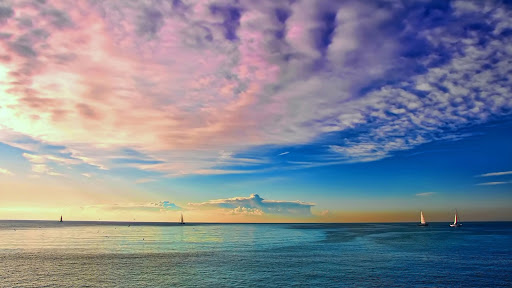
#> input picture 0728/test1.jpg, 512 x 288 px
$ python canny3.py   (older library calls are emulated)
#> lines starting #> are read from the running program, lines starting #| are printed output that depends on the picture
import cv2
import numpy as np
from matplotlib import pyplot as plt
def nothing(x):
    pass

img = cv2.imread('test1.jpg')
#> img is the input picture: shape (288, 512, 3); mean B, G, R 149.8, 135.5, 130.2
img1 = cv2.imread('test1.jpg',0)
#> img1: shape (288, 512); min 0, max 249, mean 135.5
cv2.namedWindow('image')
cv2.createTrackbar('min','image',0,255,nothing)
cv2.createTrackbar('max','image',0,255,nothing)
cv2.imshow('image',img)
blur = cv2.GaussianBlur(img,(9,9),0)
gray = cv2.cvtColor(blur,cv2.COLOR_BGR2GRAY)
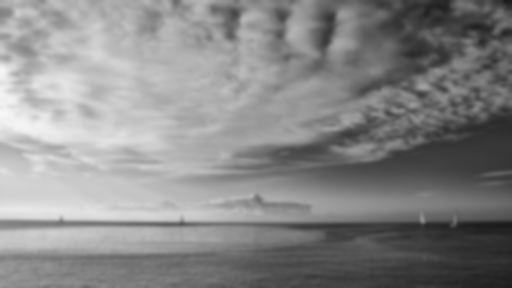
#> gray: shape (288, 512); min 27, max 246, mean 135.5
scharrx = cv2.Sobel(gray,cv2.CV_64F,1,0)
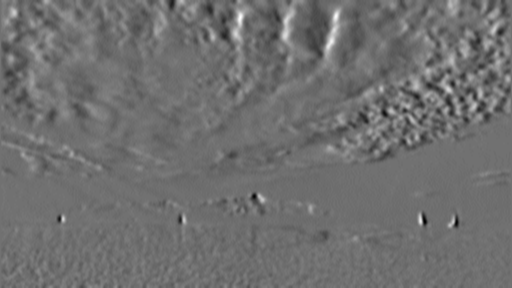
#> scharrx: shape (288, 512) float64; min -113, max 141, mean -2; drawn with min black and max white
scharry = cv2.Sobel(gray,cv2.CV_64F,0,1)
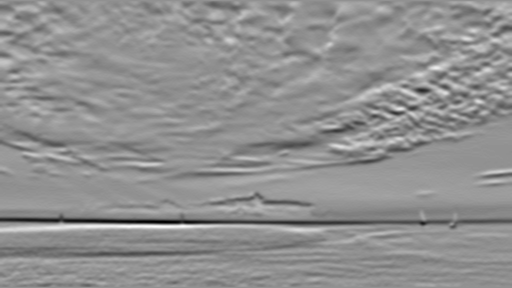
#> scharry: shape (288, 512) float64; min -220, max 166, mean -1.1; drawn with min black and max white
scharrx = cv2.convertScaleAbs(scharrx)
scharry = cv2.convertScaleAbs(scharry)
scharrxy = cv2.addWeighted(scharrx,0.5,scharry,0.5,0)
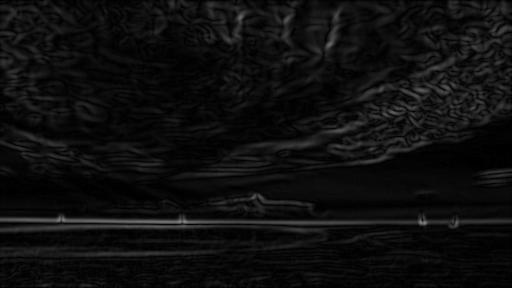
#> scharrxy: shape (288, 512); min 0, max 133, mean 14.2

while(True):
    min = cv2.getTrackbarPos('min','image')
    max = cv2.getTrackbarPos('max','image')
    # edges = cv2.Canny(img, min, max)
    edges = cv2.Canny(scharrxy,min,max)
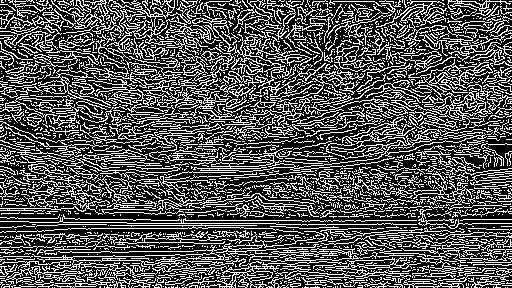
#> edges: shape (288, 512); 33.1% white in thin lines or dots
    edges1 = cv2.Canny(img1,min,max)
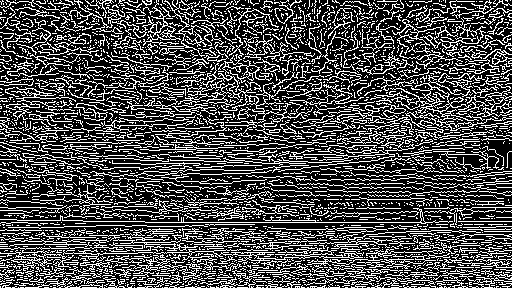
#> edges1: shape (288, 512); 30% white in thin lines or dots
    edges2 = cv2.bitwise_and(img,img,mask=edges)
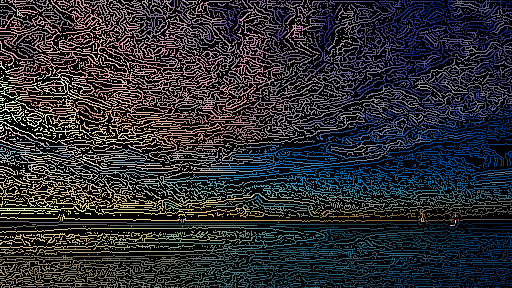
#> edges2: shape (288, 512, 3); mean B, G, R 49.5, 44.6, 43
    cv2.imshow('canny1',edges)
    cv2.imshow('canny2',edges1)
    cv2.imshow('edge2',edges2)
    if cv2.waitKey(1) == 27:
#> (key Esc is pressed here)
        break
cv2.destroyAllWindows()
